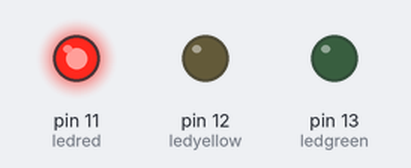
Simulated run of this sketch. Board: Arduino Uno, built with avr-gcc and run on an emulated ATmega328P. Shown: output pins drawn as LEDs (lit = HIGH).

Above: at 1.0 s.
At 2.2 s:
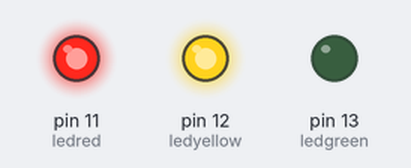
At 3.5 s:
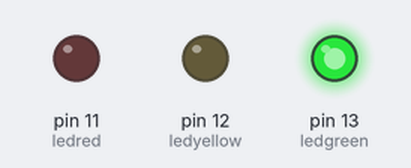
Timing chart, 0 to 5.9 s (numbered marks = the images above):
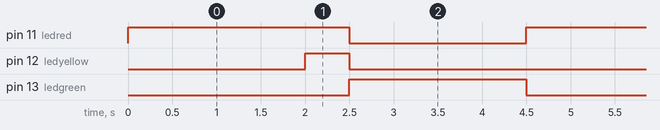

Measured:
- by itself, pin 11 (ledred): alternates HIGH for 2.5 s and LOW for 2.0 s
- by itself, pin 12 (ledyellow): alternates HIGH for 0.50 s and LOW for 4.0 s
- by itself, pin 13 (ledgreen): alternates HIGH for 2.0 s and LOW for 2.5 s

The sketch:

ampel_basic.ino
```cpp
int ledred = 11;
int ledyellow = 12;
int ledgreen = 13;

void setup() {
  // put your setup code here, to run once:
  pinMode(ledred,OUTPUT);
  pinMode(ledyellow,OUTPUT);
  pinMode(ledgreen,OUTPUT);
}

void loop() {
  // put your main code here, to run repeatedly:
    digitalWrite(ledred,HIGH);
    delay(2000);
    digitalWrite(ledyellow,HIGH);
    delay(500);
    digitalWrite(ledred,LOW);
    digitalWrite(ledyellow,LOW);
    digitalWrite(ledgreen,HIGH);
    delay(2000);
    digitalWrite(ledgreen,LOW);
}
```
